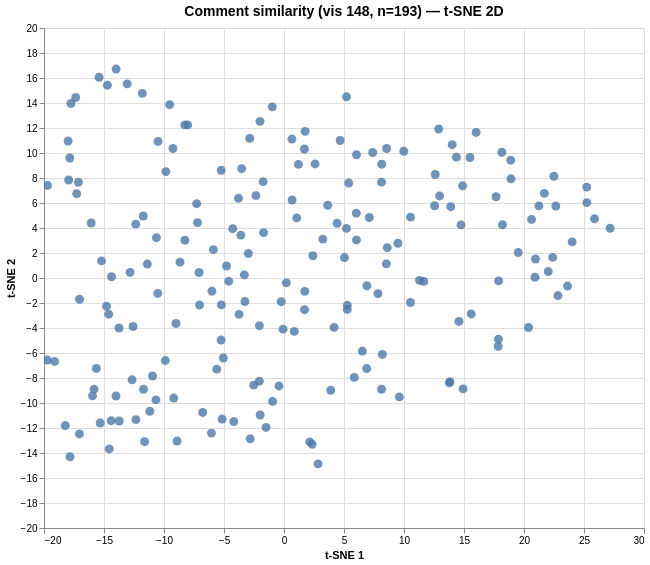

Here is the Vega-Lite specification saved for this chart:
### Vega specification from a JSON file in a GitHub repository (floating-point values rounded to 4 significant figures; data arrays with more than 128 entries replaced by an {"elided": "..."} marker saying what was removed)
{"$schema": "https://vega.github.io/schema/vega/v6.json", "data": [{"name": "param_1e9efca18e7a2868_store"}, {"name": "source_0", "values": {"elided": "193 records"}}, {"name": "source_0_x_domain_dim_1", "values": [{"min": -19.72, "max": 27.18}]}, {"name": "source_0_y_domain_dim_2", "values": [{"min": -14.87, "max": 16.71}]}], "signals": [{"name": "unit", "value": {}, "on": [{"events": "pointermove", "update": "isTuple(group()) ? group() : unit"}]}, {"name": "param_1e9efca18e7a2868", "update": "vlSelectionResolve(\"param_1e9efca18e7a2868_store\", \"union\")"}, {"name": "param_1e9efca18e7a2868_dim_1", "on": [{"events": [{"source": "view", "type": "dblclick"}], "update": "null"}, {"events": {"signal": "param_1e9efca18e7a2868_translate_delta"}, "update": "panLinear(param_1e9efca18e7a2868_translate_anchor.extent_x, -param_1e9efca18e7a2868_translate_delta.x / width)"}, {"events": {"signal": "param_1e9efca18e7a2868_zoom_delta"}, "update": "zoomLinear(domain(\"x\"), param_1e9efca18e7a2868_zoom_anchor.x, param_1e9efca18e7a2868_zoom_delta)"}]}, {"name": "param_1e9efca18e7a2868_dim_2", "on": [{"events": [{"source": "view", "type": "dblclick"}], "update": "null"}, {"events": {"signal": "param_1e9efca18e7a2868_translate_delta"}, "update": "panLinear(param_1e9efca18e7a2868_translate_anchor.extent_y, param_1e9efca18e7a2868_translate_delta.y / height)"}, {"events": {"signal": "param_1e9efca18e7a2868_zoom_delta"}, "update": "zoomLinear(domain(\"y\"), param_1e9efca18e7a2868_zoom_anchor.y, param_1e9efca18e7a2868_zoom_delta)"}]}, {"name": "param_1e9efca18e7a2868_tuple", "on": [{"events": [{"signal": "param_1e9efca18e7a2868_dim_1 || param_1e9efca18e7a2868_dim_2"}], "update": "param_1e9efca18e7a2868_dim_1 && param_1e9efca18e7a2868_dim_2 ? {unit: \"\", fields: param_1e9efca18e7a2868_tuple_fields, values: [param_1e9efca18e7a2868_dim_1,param_1e9efca18e7a2868_dim_2]} : null"}]}, {"name": "param_1e9efca18e7a2868_tuple_fields", "value": [{"field": "dim_1", "channel": "x", "type": "R"}, {"field": "dim_2", "channel": "y", "type": "R"}]}, {"name": "param_1e9efca18e7a2868_translate_anchor", "value": {}, "on": [{"events": [{"source": "scope", "type": "pointerdown"}], "update": "{x: x(unit), y: y(unit), extent_x: domain(\"x\"), extent_y: domain(\"y\")}"}]}, {"name": "param_1e9efca18e7a2868_translate_delta", "value": {}, "on": [{"events": [{"source": "window", "between": [{"source": "scope", "type": "pointerdown"}, {"source": "window", "type": "pointerup"}], "type": "pointermove", "consume": true}], "update": "{x: param_1e9efca18e7a2868_translate_anchor.x - x(unit), y: param_1e9efca18e7a2868_translate_anchor.y - y(unit)}"}]}, {"name": "param_1e9efca18e7a2868_zoom_anchor", "on": [{"events": [{"source": "scope", "type": "wheel", "consume": true}], "update": "{x: invert(\"x\", x(unit)), y: invert(\"y\", y(unit))}"}]}, {"name": "param_1e9efca18e7a2868_zoom_delta", "on": [{"events": [{"source": "scope", "consume": true, "type": "wheel"}], "update": "pow(1.001, event.deltaY * pow(16, event.deltaMode))", "force": true}]}, {"name": "param_1e9efca18e7a2868_modify", "on": [{"events": {"signal": "param_1e9efca18e7a2868_tuple"}, "update": "modify(\"param_1e9efca18e7a2868_store\", param_1e9efca18e7a2868_tuple, true)"}]}], "marks": [{"type": "symbol", "name": "marks", "from": {"data": "source_0"}, "encode": {"update": {"size": {"value": 80}, "opacity": {"value": 0.8}, "y": {"field": "dim_2", "scale": "y"}, "tooltip": {"signal": "{\"Comment #\": format(datum[\"index\"], \"\"), \"Comment\": isValid(datum[\"comment\"]) ? datum[\"comment\"] : \"\"+datum[\"comment\"]}"}, "fill": {"value": "#4c78a8"}, "shape": {"value": "circle"}, "x": {"field": "dim_1", "scale": "x"}}}, "interactive": true, "clip": true, "style": ["circle"]}], "scales": [{"name": "x", "type": "linear", "domain": [{"signal": "(data(\"source_0_x_domain_dim_1\")[0] || {}).min"}, {"signal": "(data(\"source_0_x_domain_dim_1\")[0] || {}).max"}], "range": [0, {"signal": "width"}], "nice": true, "zero": true, "domainRaw": {"signal": "param_1e9efca18e7a2868[\"dim_1\"]"}}, {"name": "y", "type": "linear", "domain": [{"signal": "(data(\"source_0_y_domain_dim_2\")[0] || {}).min"}, {"signal": "(data(\"source_0_y_domain_dim_2\")[0] || {}).max"}], "range": [{"signal": "height"}, 0], "nice": true, "domainRaw": {"signal": "param_1e9efca18e7a2868[\"dim_2\"]"}, "zero": true}], "axes": [{"scale": "x", "ticks": false, "maxExtent": 0, "labels": false, "grid": true, "zindex": 0, "tickCount": {"signal": "ceil(width/40)"}, "minExtent": 0, "aria": false, "orient": "bottom", "gridScale": "y", "domain": false}, {"scale": "y", "tickCount": {"signal": "ceil(height/40)"}, "orient": "left", "domain": false, "gridScale": "x", "minExtent": 0, "ticks": false, "maxExtent": 0, "zindex": 0, "grid": true, "aria": false, "labels": false}, {"scale": "x", "grid": false, "zindex": 0, "tickCount": {"signal": "ceil(width/40)"}, "labelFlush": true, "labelOverlap": true, "orient": "bottom", "title": "t-SNE 1"}, {"scale": "y", "orient": "left", "tickCount": {"signal": "ceil(height/40)"}, "zindex": 0, "title": "t-SNE 2", "grid": false, "labelOverlap": true}], "title": {"text": "Comment similarity (vis 148, n=193) — t-SNE 2D", "frame": "group", "fontSize": 14}, "padding": 5, "width": 600, "height": 500, "style": "cell", "background": "white"}
